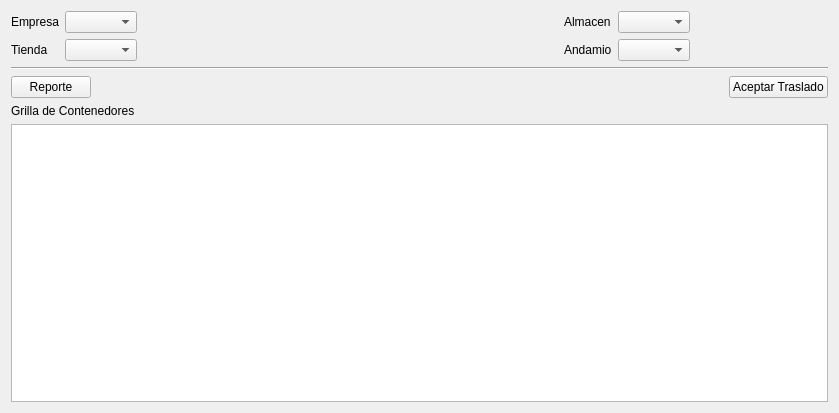
<?xml version="1.0" encoding="UTF-8"?>
<ui version="4.0">
 <class>ui_almacen</class>
 <widget class="QWidget" name="ui_almacen">
  <property name="geometry">
   <rect>
    <x>0</x>
    <y>0</y>
    <width>839</width>
    <height>413</height>
   </rect>
  </property>
  <property name="windowTitle">
   <string>Form</string>
  </property>
  <layout class="QGridLayout" name="gridLayout_2">
   <item row="0" column="0">
    <layout class="QVBoxLayout" name="verticalLayout">
     <item>
      <layout class="QGridLayout" name="gridLayout">
       <item row="0" column="0">
        <widget class="QLabel" name="label">
         <property name="text">
          <string>Empresa</string>
         </property>
        </widget>
       </item>
       <item row="0" column="1">
        <widget class="QComboBox" name="comboBox_Empresa">
         <property name="sizePolicy">
          <sizepolicy hsizetype="Preferred" vsizetype="Fixed">
           <horstretch>0</horstretch>
           <verstretch>0</verstretch>
          </sizepolicy>
         </property>
        </widget>
       </item>
       <item row="0" column="2">
        <spacer name="horizontalSpacer">
         <property name="orientation">
          <enum>Qt::Horizontal</enum>
         </property>
         <property name="sizeHint" stdset="0">
          <size>
           <width>448</width>
           <height>20</height>
          </size>
         </property>
        </spacer>
       </item>
       <item row="0" column="3">
        <widget class="QLabel" name="label_3">
         <property name="text">
          <string>Almacen</string>
         </property>
        </widget>
       </item>
       <item row="0" column="4">
        <widget class="QComboBox" name="comboBox_Almacen"/>
       </item>
       <item row="0" column="5">
        <widget class="QPushButton" name="pushButton_addAlmacen">
         <property name="sizePolicy">
          <sizepolicy hsizetype="Fixed" vsizetype="Fixed">
           <horstretch>0</horstretch>
           <verstretch>0</verstretch>
          </sizepolicy>
         </property>
         <property name="text">
          <string/>
         </property>
         <property name="icon">
          <iconset resource="../Icons/Icons.qrc">
           <normaloff>:/Icons/1348112114_notification_add.png</normaloff>:/Icons/1348112114_notification_add.png</iconset>
         </property>
         <property name="flat">
          <bool>true</bool>
         </property>
        </widget>
       </item>
       <item row="0" column="6">
        <widget class="QPushButton" name="pushButton_editAlmacen">
         <property name="sizePolicy">
          <sizepolicy hsizetype="Fixed" vsizetype="Fixed">
           <horstretch>0</horstretch>
           <verstretch>0</verstretch>
          </sizepolicy>
         </property>
         <property name="text">
          <string/>
         </property>
         <property name="icon">
          <iconset resource="../Icons/Icons.qrc">
           <normaloff>:/Icons/1348112116_file_edit.png</normaloff>:/Icons/1348112116_file_edit.png</iconset>
         </property>
         <property name="flat">
          <bool>true</bool>
         </property>
        </widget>
       </item>
       <item row="0" column="7">
        <widget class="QPushButton" name="pushButton_deleteAlmacen">
         <property name="sizePolicy">
          <sizepolicy hsizetype="Fixed" vsizetype="Fixed">
           <horstretch>0</horstretch>
           <verstretch>0</verstretch>
          </sizepolicy>
         </property>
         <property name="text">
          <string/>
         </property>
         <property name="icon">
          <iconset resource="../Icons/Icons.qrc">
           <normaloff>:/Icons/notification_error.png</normaloff>:/Icons/notification_error.png</iconset>
         </property>
         <property name="flat">
          <bool>true</bool>
         </property>
        </widget>
       </item>
       <item row="1" column="0">
        <widget class="QLabel" name="label_2">
         <property name="text">
          <string>Tienda   </string>
         </property>
        </widget>
       </item>
       <item row="1" column="1">
        <widget class="QComboBox" name="comboBox_Tienda"/>
       </item>
       <item row="1" column="2">
        <spacer name="horizontalSpacer_2">
         <property name="orientation">
          <enum>Qt::Horizontal</enum>
         </property>
         <property name="sizeHint" stdset="0">
          <size>
           <width>448</width>
           <height>20</height>
          </size>
         </property>
        </spacer>
       </item>
       <item row="1" column="3">
        <widget class="QLabel" name="label_4">
         <property name="text">
          <string>Andamio</string>
         </property>
        </widget>
       </item>
       <item row="1" column="4">
        <widget class="QComboBox" name="comboBox_Andamio"/>
       </item>
       <item row="1" column="5">
        <widget class="QPushButton" name="pushButton_addAndamio">
         <property name="sizePolicy">
          <sizepolicy hsizetype="Fixed" vsizetype="Fixed">
           <horstretch>0</horstretch>
           <verstretch>0</verstretch>
          </sizepolicy>
         </property>
         <property name="text">
          <string/>
         </property>
         <property name="icon">
          <iconset resource="../Icons/Icons.qrc">
           <normaloff>:/Icons/1348112114_notification_add.png</normaloff>:/Icons/1348112114_notification_add.png</iconset>
         </property>
         <property name="flat">
          <bool>true</bool>
         </property>
        </widget>
       </item>
       <item row="1" column="6">
        <widget class="QPushButton" name="pushButton_editAndamio">
         <property name="sizePolicy">
          <sizepolicy hsizetype="Fixed" vsizetype="Fixed">
           <horstretch>0</horstretch>
           <verstretch>0</verstretch>
          </sizepolicy>
         </property>
         <property name="text">
          <string/>
         </property>
         <property name="icon">
          <iconset resource="../Icons/Icons.qrc">
           <normaloff>:/Icons/1348112116_file_edit.png</normaloff>:/Icons/1348112116_file_edit.png</iconset>
         </property>
         <property name="flat">
          <bool>true</bool>
         </property>
        </widget>
       </item>
       <item row="1" column="7">
        <widget class="QPushButton" name="pushButton_deleteAndamio">
         <property name="sizePolicy">
          <sizepolicy hsizetype="Fixed" vsizetype="Fixed">
           <horstretch>0</horstretch>
           <verstretch>0</verstretch>
          </sizepolicy>
         </property>
         <property name="text">
          <string/>
         </property>
         <property name="icon">
          <iconset resource="../Icons/Icons.qrc">
           <normaloff>:/Icons/notification_error.png</normaloff>:/Icons/notification_error.png</iconset>
         </property>
         <property name="flat">
          <bool>true</bool>
         </property>
        </widget>
       </item>
      </layout>
     </item>
     <item>
      <widget class="Line" name="line">
       <property name="orientation">
        <enum>Qt::Horizontal</enum>
       </property>
      </widget>
     </item>
     <item>
      <layout class="QHBoxLayout" name="horizontalLayout">
       <item>
        <widget class="QPushButton" name="botonGenerarReporte">
         <property name="text">
          <string>Reporte</string>
         </property>
        </widget>
       </item>
       <item>
        <spacer name="horizontalSpacer_3">
         <property name="orientation">
          <enum>Qt::Horizontal</enum>
         </property>
         <property name="sizeHint" stdset="0">
          <size>
           <width>40</width>
           <height>20</height>
          </size>
         </property>
        </spacer>
       </item>
       <item>
        <widget class="QPushButton" name="pushButton_aceptar">
         <property name="text">
          <string>Aceptar Traslado</string>
         </property>
         <property name="icon">
          <iconset resource="../Icons/Icons.qrc">
           <normaloff>:/Icons/notification_done.png</normaloff>:/Icons/notification_done.png</iconset>
         </property>
        </widget>
       </item>
      </layout>
     </item>
     <item>
      <widget class="QLabel" name="label_5">
       <property name="text">
        <string>Grilla de Contenedores</string>
       </property>
      </widget>
     </item>
     <item>
      <widget class="QTableWidget" name="tableWidget_griContenedores">
       <property name="editTriggers">
        <set>QAbstractItemView::NoEditTriggers</set>
       </property>
       <property name="tabKeyNavigation">
        <bool>false</bool>
       </property>
       <property name="showDropIndicator" stdset="0">
        <bool>false</bool>
       </property>
       <property name="dragDropOverwriteMode">
        <bool>false</bool>
       </property>
       <property name="dragDropMode">
        <enum>QAbstractItemView::NoDragDrop</enum>
       </property>
       <property name="selectionMode">
        <enum>QAbstractItemView::SingleSelection</enum>
       </property>
       <property name="gridStyle">
        <enum>Qt::SolidLine</enum>
       </property>
       <property name="wordWrap">
        <bool>false</bool>
       </property>
       <property name="cornerButtonEnabled">
        <bool>false</bool>
       </property>
      </widget>
     </item>
    </layout>
   </item>
  </layout>
 </widget>
 <resources>
  <include location="../Icons/Icons.qrc"/>
 </resources>
 <connections/>
</ui>
